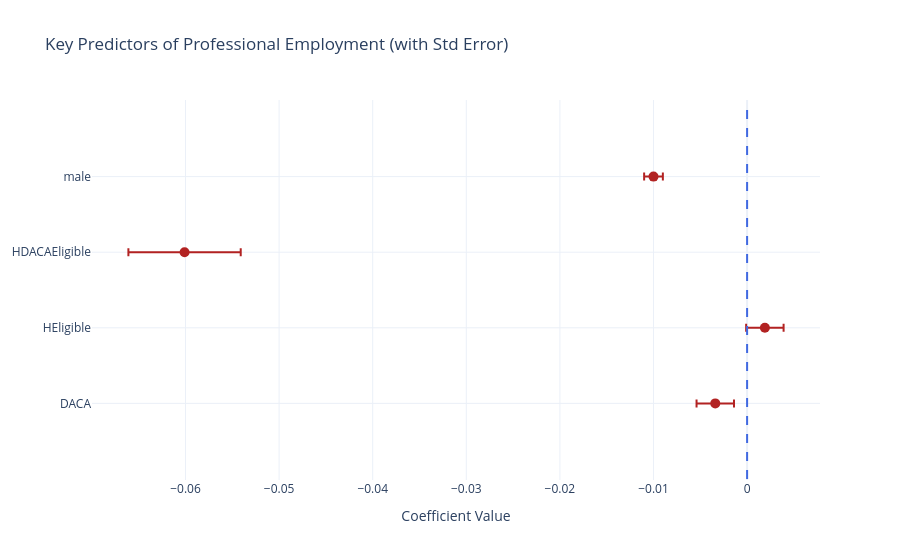

Notebook source saved alongside this figure:
### Code cell
# Using data from your 'docc1_manprof' output
variables = ['DACA', 'HEligible', 'HDACAEligible', 'male']
coefs = [-0.0034, 0.0019, -0.0601, -0.0100]
errors = [0.002, 0.002, 0.006, 0.001] # Using std err

fig = go.Figure()

fig.add_trace(go.Scatter(
    x=coefs,
    y=variables,
    mode='markers',
    error_x=dict(type='data', array=errors, visible=True),
    marker=dict(color='firebrick', size=10)
))

# Add a vertical line at zero to show significance
fig.add_shape(type="line", x0=0, y0=-1, x1=0, y1=len(variables),
              line=dict(color="RoyalBlue", width=2, dash="dash"))

fig.update_layout(title="Key Predictors of Professional Employment (with Std Error)", 
                  xaxis_title="Coefficient Value", template="plotly_white")
fig.show()

### Figure 1 — Plotly figure (JSON) as saved in the notebook; plotly's stock layout.template omitted (floating-point values rounded to 4 significant figures)
{"data": [{"error_x": {"array": [0.002, 0.002, 0.006, 0.001], "type": "data", "visible": true}, "marker": {"color": "firebrick", "size": 10}, "mode": "markers", "type": "scatter", "x": [-0.0034, 0.0019, -0.0601, -0.01], "y": ["DACA", "HEligible", "HDACAEligible", "male"]}], "layout": {"shapes": [{"line": {"color": "RoyalBlue", "dash": "dash", "width": 2}, "type": "line", "x0": 0, "x1": 0, "y0": -1, "y1": 4}], "title": {"text": "Key Predictors of Professional Employment (with Std Error)"}, "xaxis": {"title": {"text": "Coefficient Value"}}}}
